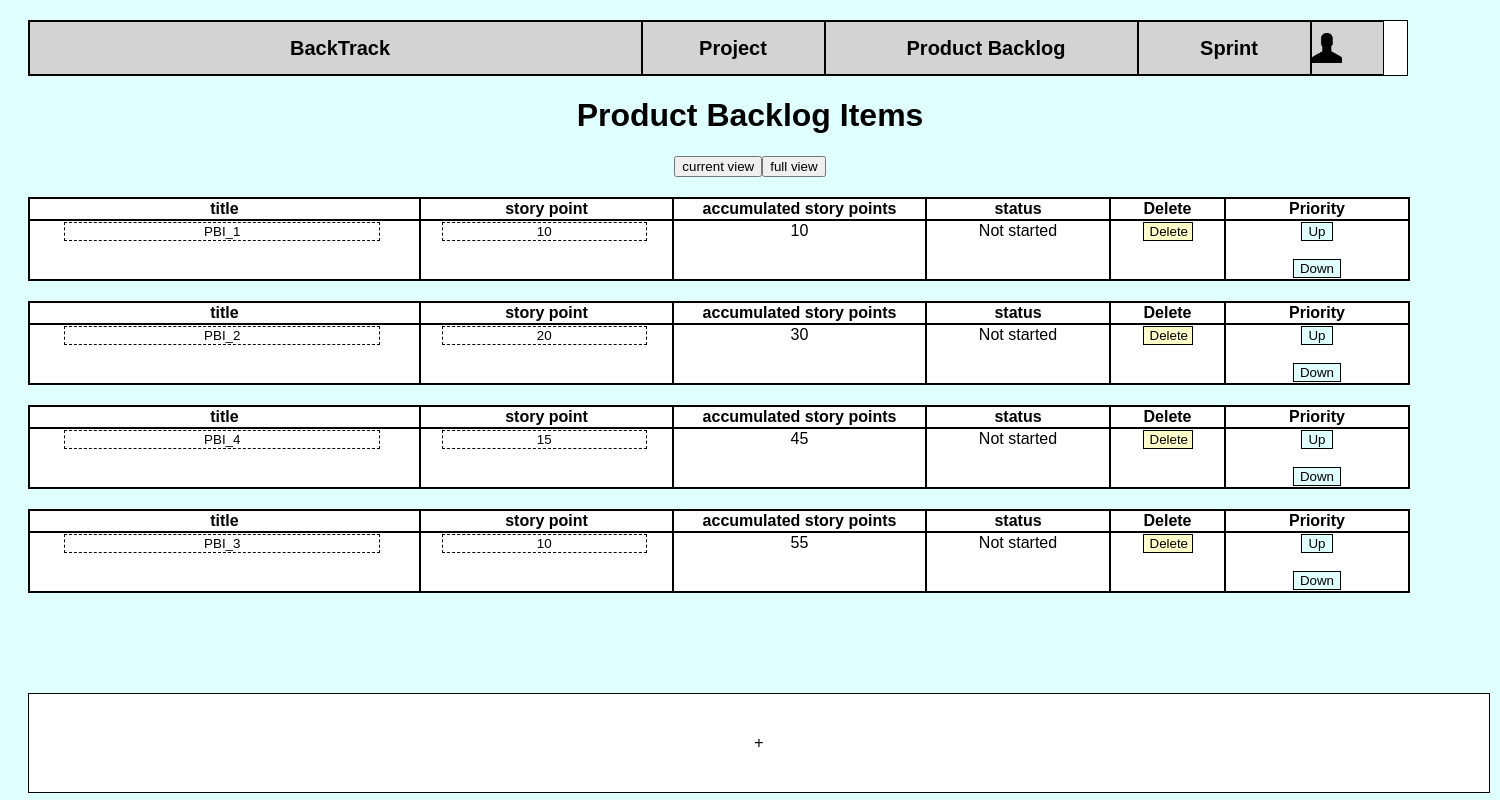
The page /productBacklog/ (signed in) on the database as committed earlier.
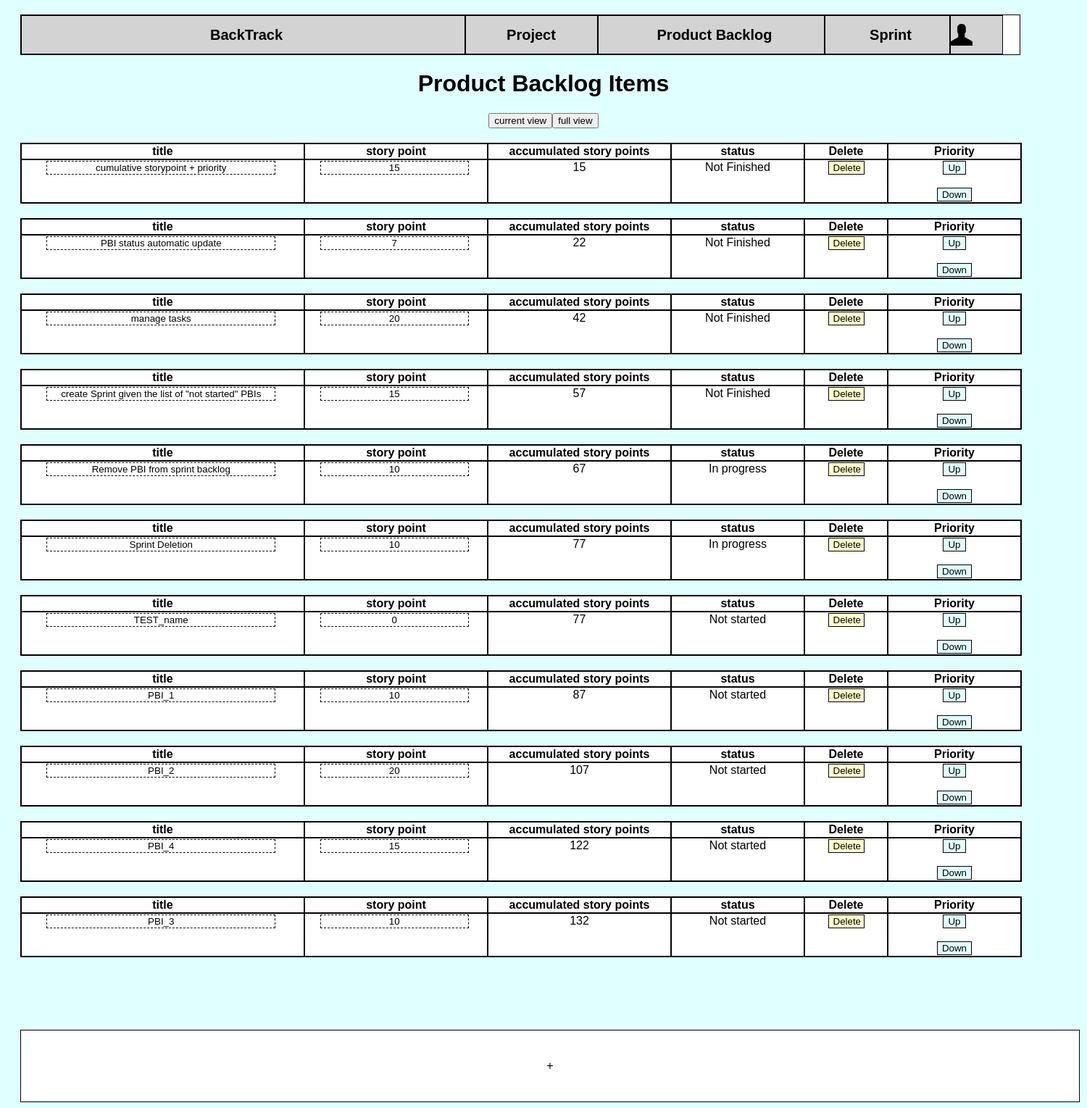
The same page on the database as committed later.
### sprints/models.py (models this page shows)
class PBI(models.Model):
    project = models.ForeignKey(Project, on_delete=models.CASCADE, null=True, blank=True)
    description = models.CharField(max_length=200)
    id = models.AutoField(primary_key=True)
    STATUS = (('NS', 'Not started'), ('IP', 'In progress'), ('C', 'Complete'), ('NF', 'Not Finished'))
    status = models.CharField(max_length=10, choices=STATUS, default='NS')
    sprint = models.ForeignKey(SprintBacklog, null=True, on_delete=models.SET_NULL, blank=True)
    estimated_efforts = models.IntegerField(null=True)
    remainStory = models.IntegerField(null=True, default=10)
    priority=models.IntegerField(default=0)
    objects = models.Manager()
    remaining_efforts=models.IntegerField(null=True)
    cumulative_storypoint=models.IntegerField(null=True, default=0, blank=True)
    class Meta:
        ordering = ['priority']
    def __str__(self):
        return self.description

### productBacklog/views.py (the view, shortened to what this page needs)
# urls.py: path('', views.product_backlog , name='productBacklog'),
def product_backlog(request):
    if request.user.is_authenticated:
        user = str(request.user)
        users_project = Developer.objects.filter(user__username=user)[0].project
        sprint_backlog = Project.objects.filter(name=users_project)[0].sprintBacklog
        pbis = PBI.objects.order_by('priority') # by default we show a full view of list of pbis
        for i in range(len(pbis)):
            if i==0:
                pbis[i].cumulative_storypoint=pbis[i].remainStory
                pbis[i].save()
            else:
                order=pbis[i].priority
                pbis[i].cumulative_storypoint=pbis[i].remainStory+pbis[i-1].cumulative_storypoint
                pbis[i].save()
        print(users_project)
        print(sprint_backlog)
        print(pbis)
        return render(request, 'productBacklog/pbi_list.html', {'pbi_list': pbis})
    else:
        return redirect('%s?next=%s' % (settings.LOGIN_URL, request.path))

### sprints/models.py (called while the page is built)
    def __str__(self):
        return self.name

### templates/productBacklog/pbi_list.html (shortened to what this page needs)
<!DOCTYPE html>
{% extends 'base.html' %}
{% block content %}
<html lang="en">
    <div id="pagename">
      <h1>Product Backlog Items</h1>
    </div>
    <div id="buttons">
            <button onclick="filterCurrent(0)">current view</button>
            <button onclick="filterCurrent(1)">full view</button>
    </div>
    {% for pbi in pbi_list %}
      <div id="tablediv">
        <table id = "table" {%if pbi.status != "IP" %} class = "nonIP" {%endif%}>
          <tr style="display: flex; width: 1380px">
            <th style="flex: 25%;">title</th>
            <th style="flex: 15%;">story point</th>
            <th style="flex: 15%;">accumulated story points</th>
            <th style="flex:10%;">status</th>
              <th style="flex:5%;">Delete</th>
              <th style="flex: 10%">Priority</th>
          </tr>
          <tr style="display: flex; width: 1380px">
              <td style="flex: 25%;">
                  <form action="" method="post" name="description">
                      <input type="text" value="{{ pbi.description }}" name="description" style="text-align: center;border: dashed 1px; width: 80%">
                  </form>
              </td>
            <td style="flex: 15%;" class="storypoint">
                <form action="" method="post" name="story">
                    <input type="text" value="{{ pbi.remainStory }}" name="storypoint" style="text-align: center;border: dashed 1px; width: 80%">
                </form>
            </td>
            <td style="flex: 15%;" class="cumulated_storypoint">{{ pbi.cumulative_storypoint }}</td>
            <td style="flex: 10%;">{{ pbi.get_status_display }}</td>
            <td style="flex: 5%;">
                    <form action="" method="GET">
                        <button class="deleteButton" name="DeletePBI" value="{{pbi.id}}">Delete</button>
                    </form>
            </td>
              <td style="flex: 10%">
                  <span style="flex: 50%;margin-right: 5px">
                  <form action="up/" method="get">
                    <button  class="priorityButton">Up</button>
                  </form>
                  </span>
                  <span style="flex: 50%; margin-left: 5px">
                    <form action="down/" method="get">
                      <button  class="priorityButton">Down</button>
                  </form>
                  </span>
              </td>
          </tr>
        </table>
      </div>
    {% empty %}
      <li>No PBI yet.</li>
    {% endfor %}
    <div id="addbox" onclick="openAddForm()">
      +
    </div>
  </body>
</html>
{%endblock%}

### templates/base.html (shortened to what this page needs)
{%load static from staticfiles %}
<link rel="stylesheet" type="text/css" href="{% static 'style.css' %}">
<table id="nav-bar" style="width:1380px;margin-left:20px;">
    <tr>
        <td><b>BackTrack</b></td>
        <td><b><a href="/projectManage" >Project</a></b></td>
        <td><b><a href="/productBacklog">Product Backlog</a></b></td>
        <td><b><a href="/sprints">Sprint</a></b></td>
        <td><img id="humanIcon" src="{% static 'projectManage/humanIcon.png' %}"></td>
    </tr>
</table>
{% block content %}{% endblock %}

### projectManage/static/style.css (style rules this page uses)
html { font-family: "Calibri Light", sans-serif; }
#nav-bar { column-count: 4; margin-left: auto; margin-right: auto; }
#nav-bar tr { line-height: 50px; }
#nav-bar td { padding-left: 10px; height: 50px; background-color: lightgray; float: left; border: 1px solid black; font-size: 20px; }
a { text-decoration:none; color: black; }
#nav-bar tr td:first-child { width: 600px; }
#nav-bar tr td:nth-child(2) { text-align: center; width: 180px; font-weight: bold; padding-left: 0px; }
#nav-bar tr td:nth-child(3) { width: 300px; }
#nav-bar tr td:nth-child(4) { width: 160px; }
#nav-bar td:nth-child(5) { width: 70px; display: inline; padding-left: 0px; text-align: center; }
#humanIcon { margin-bottom: 10px; margin-top: 10px; width: 30px; height: 30px; }

### templates/productBacklog/pbi_list.html (style rules this page uses)
img { display: block; }
#pagename h1 { text-align: center; }
.deleteButton { border: solid 1px black; text-align: center; width: 50px; background-color: #ffffcc; }
.priorityButton { border: solid 1px black; text-align: center; background-color: lightcyan; }
#buttons { display: flex; justify-content: center; }
table { width: 1380px; margin-left:20px; margin-top: 20px; background-color: white; }
table, th, td { border: 1px solid black; border-collapse: collapse; text-align: center; }
#addbox { border: 1px solid black; text-align: center; margin-top: 100px; width: 1380px; margin-left: 20px; padding: 40px; background-color: white; }

Rows that differ between the two databases and show on the page:
added PBI: description "cumulative storypoint + priority", storypoint "15", cumulative_storypoint "15", status "Not Finished", {{ pbi.id }} 50 (drawn)
added PBI: description "PBI status automatic update", storypoint "7", cumulative_storypoint "22", status "Not Finished", {{ pbi.id }} 49 (drawn)
added PBI: description "manage tasks", storypoint "20", cumulative_storypoint "42", status "Not Finished", {{ pbi.id }} 48 (drawn)
added PBI: description "create Sprint given the list of \"not started\" PBIs", storypoint "15", cumulative_storypoint "57", status "Not Finished", {{ pbi.id }} 44 (drawn)
added PBI: description "Remove PBI from sprint backlog", storypoint "10", cumulative_storypoint "67", status "In progress", {{ pbi.id }} 43 (drawn)
added PBI: description "Sprint Deletion", storypoint "10", cumulative_storypoint "77", status "In progress", {{ pbi.id }} 42 (drawn)
added PBI: description "TEST_name", storypoint "0", cumulative_storypoint "77", status "Not started", {{ pbi.id }} 41 (drawn)
changed PBI "PBI_1": cumulative_storypoint "10" → "87"
changed PBI "PBI_2": cumulative_storypoint "30" → "107"
changed PBI "PBI_4": cumulative_storypoint "45" → "122"
changed PBI "PBI_3": cumulative_storypoint "55" → "132"
